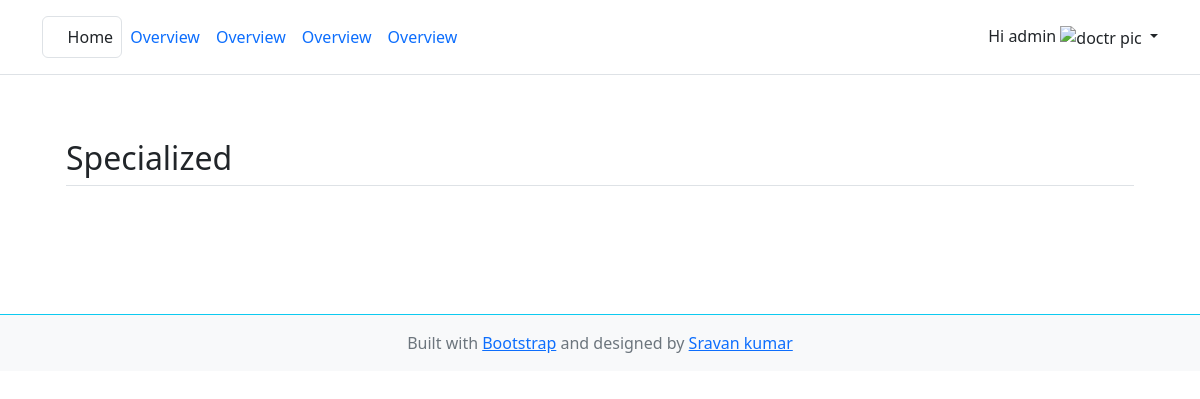
Page / (signed in) on the earlier database version.
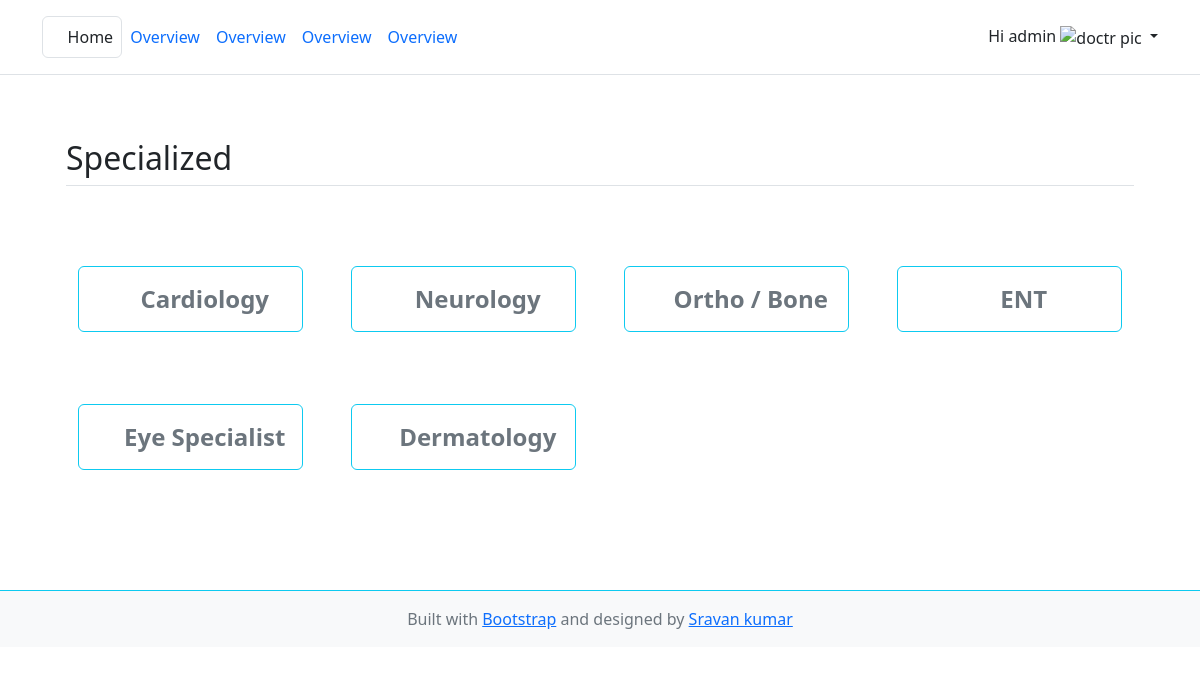
Same page on the later database version.
### accounts/models.py (models this page shows, shortened)
class CustomUser(AbstractUser):
    role_options = (
        ('admin', "Admin"),
        ('doctor', "Doctor"),
        ('patient', "Patient"),
    )
    gender_options = (
        ("male", "Male"),
        ("female", "Female"),
    )
    role = models.CharField(choices=role_options, default="admin", max_length=30)
    gender = models.CharField(choices=gender_options, max_length=20)
    age = models.PositiveIntegerField(null=True)

### doctors/models.py (models this page shows, shortened)
class Specialities(models.Model):
    title = models.CharField(max_length=50, unique=True)
    slug = models.CharField(max_length=50, unique=True)
    def get_url(self):
        return reverse('patient:doctors', args=[self.slug])

### patients/views.py (the view)
# urls.py: path('', views.HomeView.as_view(), name='home'),
class HomeView(ListView):
    model = Specialities
    context_object_name = "specialities"
    template_name = 'patient/home.html'

### doctors/context_preprocessor.py (called while the page is built)
def specialised_categories(request):
    categories = Specialities.objects.all()
    form = DoctorDetailsForm()
    doctor = Doctors.objects.all()
    context = {
        'fm': form,
        'specialisations': categories,
        'doctors': doctor
    }
    return context

### templates/patient/home.html
{% extends 'base.html' %}
{% block content %}
<div class="container px-4 py-5" id="icon-grid">
    <h2 class="pb-2 border-bottom">Specialized</h2>
    <div class="row row-cols-1 row-cols-sm-2 row-cols-md-3 row-cols-lg-4 g-4 py-5">
      {% for specialized in specialities %}
      <div class="col d-flex align-items-center justify-content-center p-4">
        <a href="{{ specialized.get_url }}" class="text-muted col d-flex align-items-center justify-content-center btn btn-outline-info p-3 text-decoration-none">
          <i class="fa fa-user-md m-2"></i>
          <div>
            <h4 class="fw-bold mb-0">{{ specialized.title }}</h4>
          </div>
        </a>
      </div>
      {% endfor %}
    </div>
</div>
{% endblock %}

### templates/base.html (shortened to what this page needs)
<!doctype html>
{% load static %}
<html lang="en">
<head>
    <link href="https://cdn.jsdelivr.net/npm/bootstrap@5.2.0-beta1/dist/css/bootstrap.min.css" rel="stylesheet">
    <link href="{% static 'vendor/fontawesome-free/css/all.min.css' %}" rel="stylesheet" type="text/css">
    <link rel="stylesheet" href="{% static 'css/custom.css' %}">
</head>
<body>
    <header class="p-3 mb-3 border-bottom sticky-top bg-white">
        <div class="container">
            <div class="d-flex flex-wrap align-items-center justify-content-center justify-content-lg-start">
                <a href="/" class="p-2 border rounded d-flex align-items-center mb-2 mb-lg-0 text-dark text-decoration-none">
                    <i class="fa fa-home"></i>
                    &nbspHome
                </a>
                <ul class="nav col-12 col-lg-auto me-lg-auto mb-2 justify-content-center mb-md-0">
                    <li><a href="#" class="nav-link px-2 link-primary">Overview</a></li>
                    <li><a href="#" class="nav-link px-2 link-primary">Overview</a></li>
                    <li><a href="#" class="nav-link px-2 link-primary">Overview</a></li>
                    <li><a href="#" class="nav-link px-2 link-primary">Overview</a></li>
                </ul>
                {% if request.user and request.user.is_authenticated %}
                <div class="dropdown text-end">
                    <a href="#" class="d-block link-dark text-decoration-none dropdown-toggle" id="dropdownUser1" data-bs-toggle="dropdown" aria-expanded="false">
                        <span>Hi {{ request.user.username }}</span>
                        {% if request.user.profile_image %}
                            <img src="{{ request.user.profile_image.url }}" alt="doctr pic" width="32px" height="32px">
                        {% else %}
                            {% if request.user.gender == "male" %}
                            <img src="{% static 'img/profile_male.svg' %}" alt="doctr pic" width="32px" height="32px">
                            {% else %}
                            <img src="{% static 'img/profile_female.svg' %}" alt="doctr pic" width="32px" height="32px">
                            {% endif %}
                        {% endif %}
                    </a>
                </div>
                {% else %}
                <ul class="nav col-12 col-lg-auto mb-2 justify-content-center mb-md-0">
                    <li><a href="{% url 'login' %}" class="btn btn-outline-success mx-3">Login</a></li>
                    <li><a href="{% url 'register' %}" class="btn btn-outline-success">Register</a></li>
                </ul>
                {% endif %}
            </div>
        </div>
    </header>
    <div class="container">
        {% block content %}
        {% endblock %}
    </div>
    <footer class="footer mt-auto py-3 bg-light border-top border-info">
      <div class="container text-center">
        <span class="text-muted">Built with <a href="https://getbootstrap.com/" target="_blank">Bootstrap</a> and designed by <a
                href="https://github.com/sravan-kumar-ta" target="_blank">Sravan kumar</a>
        </span>
      </div>
    </footer>
</body>
</html>

Differences in the rows shown:
added Specialities: title "Cardiology"
added Specialities: title "Neurology"
added Specialities: title "Ortho / Bone"
added Specialities: title "ENT"
added Specialities: title "Eye Specialist"
added Specialities: title "Dermatology"
